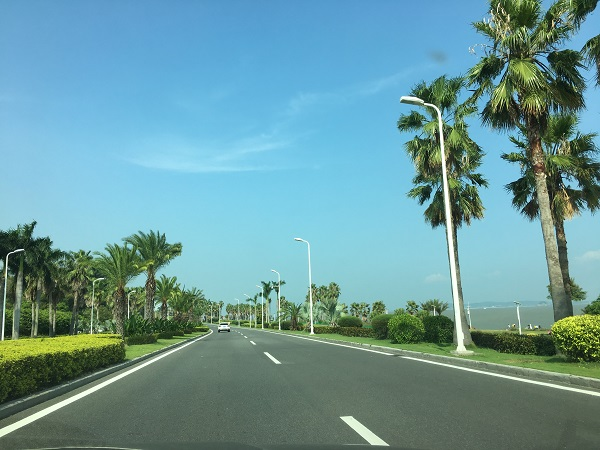
#> input picture chapter4/images/road.jpg, 600 x 450 px
$ python Draw_2DHist_with_pyplot.py
#> lines starting #> are read from the running program, lines starting #| are printed output that depends on the picture
# -*- coding:utf-8 -*-
import cv2 as cv
from matplotlib import pyplot as plt
import sys


if __name__ == '__main__':
    # 读取图像road.jpg
    image = cv.imread('./images/road.jpg')
#> image is the input picture: shape (450, 600, 3); mean B, G, R 155.6, 152.3, 106.2
    # 判断图片是否读取成功
    if image is None:
        print('Failed to read image.')
        sys.exit()
    # 将图像的颜色空间从BGR转为HSV
    image_hsv = cv.cvtColor(image, cv.COLOR_BGR2HSV)
#> image_hsv: shape (450, 600, 3); mean H, S, V 79.1, 96.4, 168

    # 计算2D直方图
    image_hist = cv.calcHist([image_hsv], [0, 1], None, [180, 256], [0, 180, 0, 256])
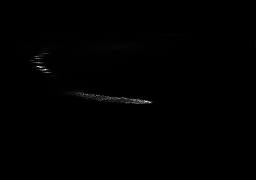
#> image_hist: shape (180, 256) float32; min 0, max 1812, mean 5.9; drawn with min black and max white
    # 展示图像及直方图结果
    cv.imshow('Origin Image', image)
    plt.imshow(image_hist, interpolation='nearest')
    plt.show()

    cv.waitKey(0)
    cv.destroyAllWindows()
